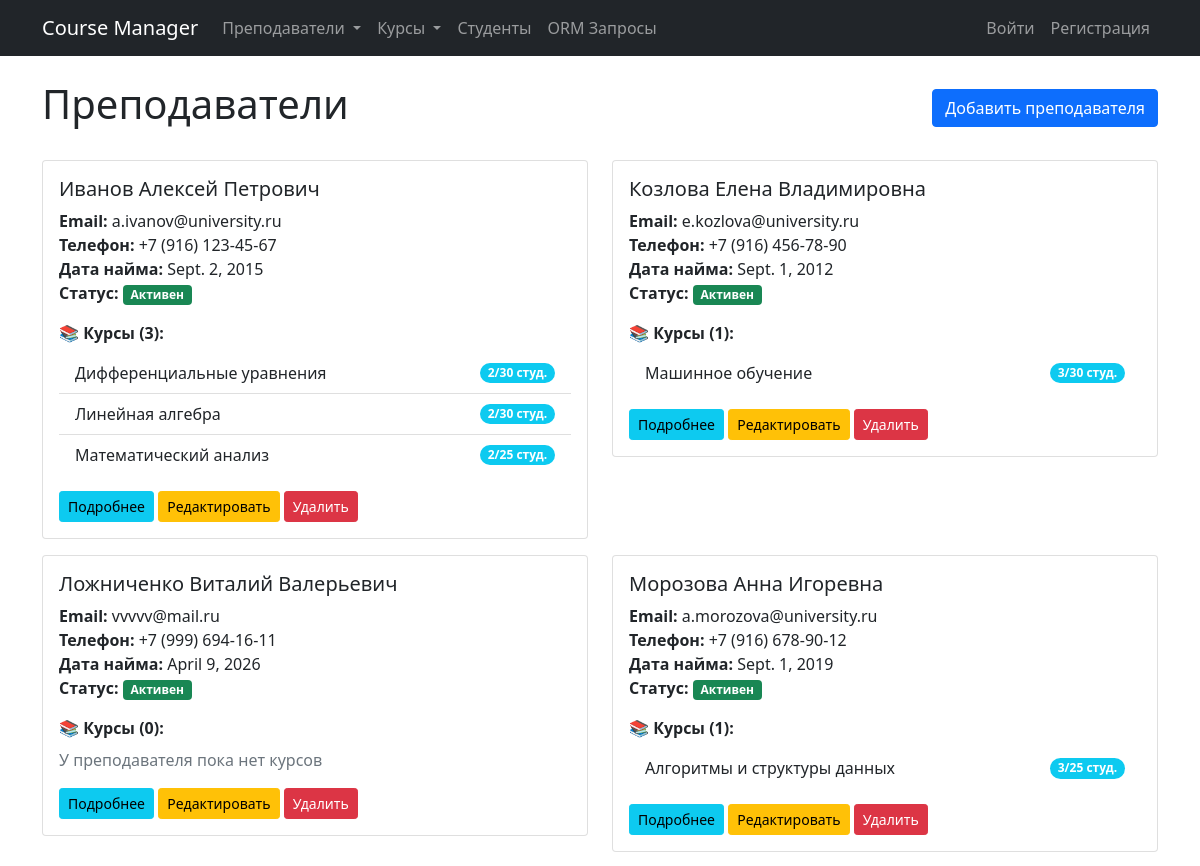
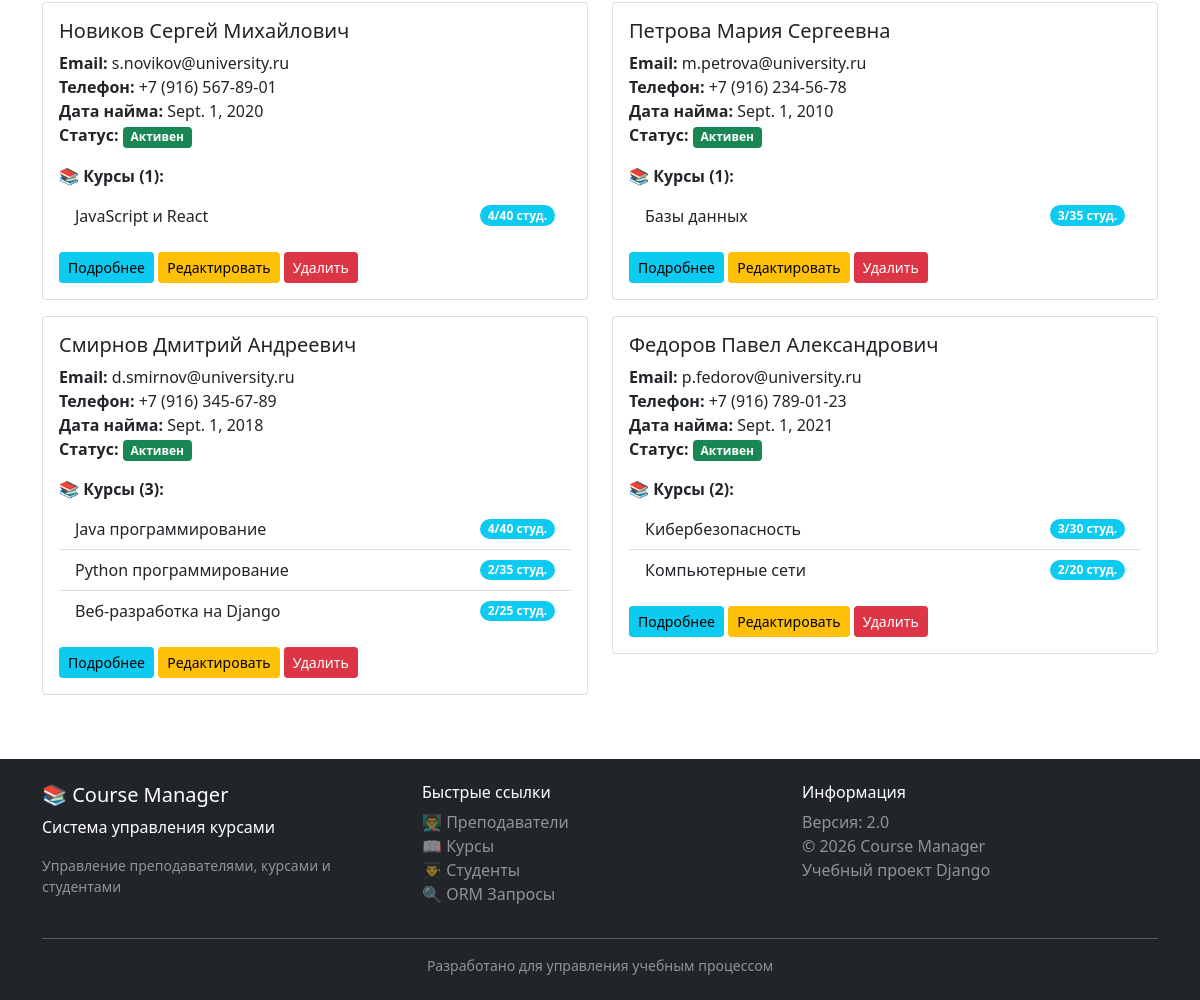
Before: /schedule/teachers/ with the older database file (2 pictures, top to bottom).
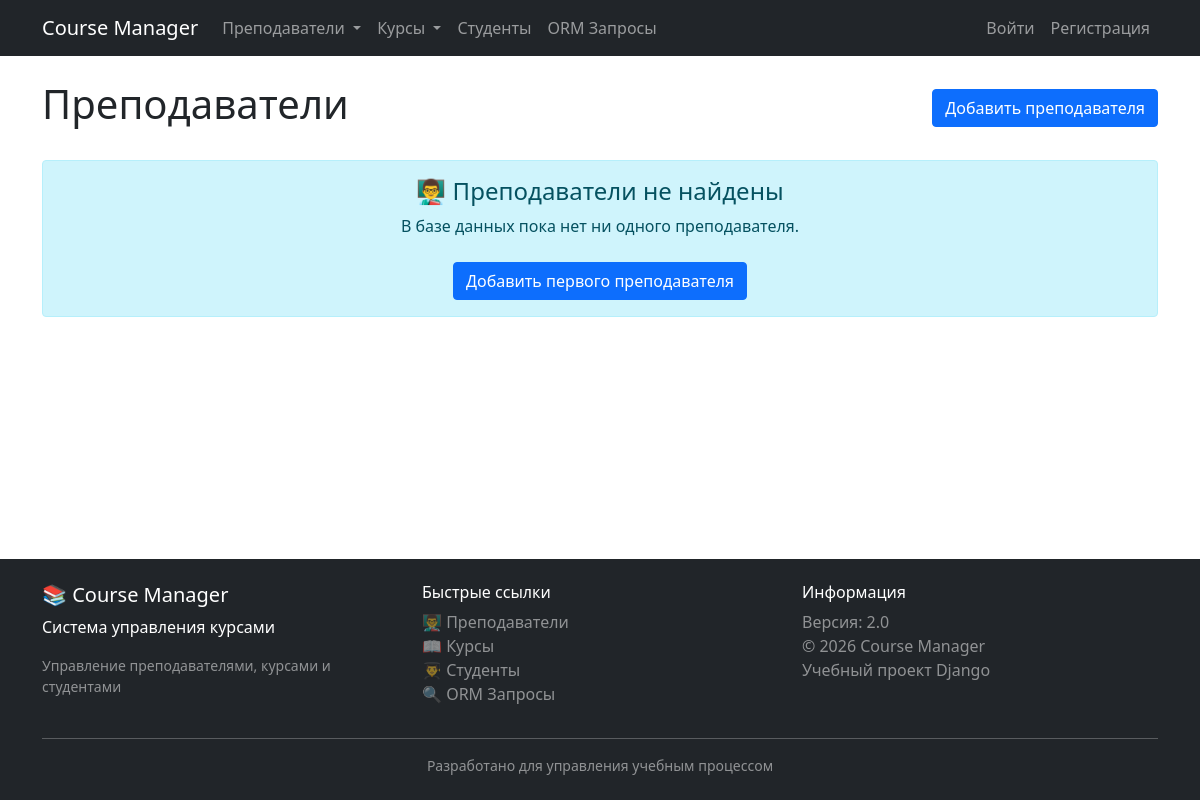
After: the same page with the newer database file.
### schedule/models.py (models this page shows, shortened)
class Teacher(models.Model):
    first_name = models.CharField(max_length=50, verbose_name="Имя", db_index=True)
    last_name = models.CharField(max_length=50, verbose_name="Фамилия", db_index=True)
    patronymic = models.CharField(max_length=50, blank=True, null=True, verbose_name="Отчество")
    position = models.CharField(
        max_length=100,
        verbose_name="Должность",
        default="Преподаватель",
        choices=[
            ('assistant', 'Ассистент'),
            ('teacher', 'Преподаватель'),
            ('senior_teacher', 'Старший преподаватель'),
            ('docent', 'Доцент'),
            ('professor', 'Профессор'),
        ]
    )
    employee_id = models.CharField(
        max_length=20,
        unique=True,
        null=True, blank=True,
        verbose_name="Табельный номер",
        validators=[RegexValidator(r'^EMP-\d{6}$', 'Формат: EMP-123456')]
    )
    salary = models.DecimalField(
        max_digits=10,
        decimal_places=2,
        null=True, blank=True,
        verbose_name="Зарплата",
        validators=[MinValueValidator(30000), MaxValueValidator(500000)]
    )
    work_experience_years = models.PositiveIntegerField(
        null=True, blank=True,
        verbose_name="Общий стаж работы (лет)",
        validators=[MinValueValidator(0), MaxValueValidator(60)]
    )
    rating = models.DecimalField(
        max_digits=3,
        decimal_places=2,
        verbose_name="Рейтинг преподавателя",
        default=5.00,
        validators=[MinValueValidator(0.00), MaxValueValidator(5.00)]
    )
    email = models.EmailField(unique=True, verbose_name="Email")
    phone = models.CharField(max_length=20, blank=True, null=True, verbose_name="Телефон")
    hire_date = models.DateField(verbose_name="Дата найма")
    is_active = models.BooleanField(default=True, verbose_name="Активен")
    created_at = models.DateTimeField(auto_now_add=True, verbose_name="Дата создания")
    updated_at = models.DateTimeField(auto_now=True, verbose_name="Дата обновления")
    class Meta:
        verbose_name = "Преподаватель"
        verbose_name_plural = "Преподаватели"
        ordering = ['last_name', 'first_name']

class Course(models.Model):
    LEVEL_CHOICES = [
        ('beginner', 'Начальный'),
        ('intermediate', 'Средний'),
        ('advanced', 'Продвинутый'),
    ]
    title = models.CharField(max_length=200, unique=True, verbose_name="Название курса", db_index=True)
    description = models.TextField(verbose_name="Описание")
    teacher = models.ForeignKey(Teacher, on_delete=models.SET_NULL, null=True, blank=True, related_name='courses')
    level = models.CharField(max_length=20, choices=LEVEL_CHOICES, default='beginner')
    credits = models.PositiveIntegerField(default=3, verbose_name="Кредиты")
    max_students = models.PositiveIntegerField(default=30, verbose_name="Максимум студентов")
    start_date = models.DateField(verbose_name="Дата начала")
    end_date = models.DateField(verbose_name="Дата окончания")
    is_active = models.BooleanField(default=True, verbose_name="Активен")
    created_at = models.DateTimeField(auto_now_add=True)
    price = models.DecimalField(
        max_digits=10,
        decimal_places=2,
        verbose_name="Стоимость курса (руб)",
        default=0,
        validators=[MinValueValidator(0)]
    )
    duration_weeks = models.PositiveIntegerField(
        verbose_name="Длительность курса (недели)",
        default=16,
        validators=[MinValueValidator(1), MaxValueValidator(52)]
    )
    prerequisites = models.TextField(
        blank=True,
        verbose_name="Требования к слушателям",
        help_text="Что должен знать студент перед началом курса"
    )
    certificate_available = models.BooleanField(
        default=True,
        verbose_name="Выдается сертификат"
    )
    class Meta:
        verbose_name = "Курс"
        verbose_name_plural = "Курсы"
        ordering = ['title']

### schedule/views.py (the view)
# urls.py: path('teachers/', views.TeacherListView.as_view(), name='teacher_list'),
class TeacherListView(ListView):
    model = Teacher
    template_name = 'schedule/teacher_list.html'
    context_object_name = 'teachers'
    paginate_by = 10

### schedule/templates/schedule/teacher_list.html (shortened to what this page needs)
{% extends 'schedule/base.html' %}
{% block content %}
<section class="teachers-section">
    <div class="d-flex justify-content-between align-items-center mb-4">
        <h1>Преподаватели</h1>
        <a href="{% url 'schedule:teacher_create' %}" class="btn btn-primary">Добавить преподавателя</a>
    </div>
    {% if teachers %}
        <div class="row">
            {% for teacher in teachers %}
            <div class="col-md-6 mb-3">
                <article class="teacher-card">
                    <div class="card h-100">
                        <div class="card-body">
                            <h5 class="card-title">
                                {{ teacher.last_name }} {{ teacher.first_name }}
                                {% if teacher.patronymic %}{{ teacher.patronymic }}{% endif %}
                            </h5>
                            <p class="card-text">
                                <strong>Email:</strong> {{ teacher.email }}<br>
                                <strong>Телефон:</strong> {{ teacher.phone|default:"Не указан" }}<br>
                                <strong>Дата найма:</strong> {{ teacher.hire_date }}<br>
                                <strong>Статус:</strong>
                                {% if teacher.is_active %}
                                    <span class="badge bg-success">Активен</span>
                                {% else %}
                                    <span class="badge bg-danger">Неактивен</span>
                                {% endif %}
                            </p>
                            <div class="mt-3">
                                <strong>📚 Курсы ({{ teacher.courses.count }}):</strong>
                                {% if teacher.courses.all %}
                                    <ul class="list-group list-group-flush mt-2">
                                        {% for course in teacher.courses.all %}
                                        <li class="list-group-item d-flex justify-content-between align-items-center">
                                            <span>{{ course.title }}</span>
                                            <span class="badge bg-info rounded-pill">{{ course.students.count }}/{{ course.max_students }} студ.</span>
                                        </li>
                                        {% endfor %}
                                    </ul>
                                {% else %}
                                    <p class="text-muted mt-2">У преподавателя пока нет курсов</p>
                                {% endif %}
                            </div>
                            <div class="mt-3">
                                <a href="{% url 'schedule:teacher_detail' teacher.pk %}" class="btn btn-info btn-sm">Подробнее</a>
                                <a href="{% url 'schedule:teacher_update' teacher.pk %}" class="btn btn-warning btn-sm">Редактировать</a>
                                <a href="{% url 'schedule:teacher_delete' teacher.pk %}" class="btn btn-danger btn-sm">Удалить</a>
                            </div>
                        </div>
                    </div>
                </article>
            </div>
            {% endfor %}
        </div>
    {% else %}
        <article class="alert alert-info text-center">
            <h4>👨‍🏫 Преподаватели не найдены</h4>
            <p>В базе данных пока нет ни одного преподавателя.</p>
            <a href="{% url 'schedule:teacher_create' %}" class="btn btn-primary mt-2">
                Добавить первого преподавателя
            </a>
        </article>
    {% endif %}
</section>
{% endblock %}

Changed rows visible on the page:
removed Teacher: last_name "Иванов", first_name "Алексей", patronymic "Петрович", email "a.ivanov@university.ru", phone "+7 (916) 123-45-67", hire_date "Sept. 2, 2015", is_active "Активен", courses.count "3"
removed Course: title "Дифференциальные уравнения", students.count "2", max_students "30", shown under "Иванов"
removed Course: title "Линейная алгебра", students.count "2", max_students "30", shown under "Иванов"
removed Course: title "Математический анализ", students.count "2", max_students "25", shown under "Иванов"
removed Teacher: last_name "Козлова", first_name "Елена", patronymic "Владимировна", email "e.kozlova@university.ru", phone "+7 (916) 456-78-90", hire_date "Sept. 1, 2012", is_active "Активен", courses.count "1"
removed Course: title "Машинное обучение", students.count "3", max_students "30", shown under "Козлова"
removed Teacher: last_name "Ложниченко", first_name "Виталий", patronymic "Валерьевич", email "vvvvv@mail.ru", phone "+7 (999) 694-16-11", hire_date "April 9, 2026", is_active "Активен", courses.count "0", shows "У преподавателя пока нет курсов"
removed Teacher: last_name "Морозова", first_name "Анна", patronymic "Игоревна", email "a.morozova@university.ru", phone "+7 (916) 678-90-12", hire_date "Sept. 1, 2019", is_active "Активен", courses.count "1"
removed Course: title "Алгоритмы и структуры данных", students.count "3", max_students "25", shown under "Морозова"
removed Teacher: last_name "Новиков", first_name "Сергей", patronymic "Михайлович", email "s.novikov@university.ru", phone "+7 (916) 567-89-01", hire_date "Sept. 1, 2020", is_active "Активен", courses.count "1"
removed Course: title "JavaScript и React", students.count "4", max_students "40", shown under "Новиков"
removed Teacher: last_name "Петрова", first_name "Мария", patronymic "Сергеевна", email "m.petrova@university.ru", phone "+7 (916) 234-56-78", hire_date "Sept. 1, 2010", is_active "Активен", courses.count "1"
removed Course: title "Базы данных", students.count "3", max_students "35", shown under "Петрова"
removed Teacher: last_name "Смирнов", first_name "Дмитрий", patronymic "Андреевич", email "d.smirnov@university.ru", phone "+7 (916) 345-67-89", hire_date "Sept. 1, 2018", is_active "Активен", courses.count "3"
removed Course: title "Java программирование", students.count "4", max_students "40", shown under "Смирнов"
removed Course: title "Python программирование", students.count "2", max_students "35", shown under "Смирнов"
removed Course: title "Веб-разработка на Django", students.count "2", max_students "25", shown under "Смирнов"
removed Teacher: last_name "Федоров", first_name "Павел", patronymic "Александрович", email "p.fedorov@university.ru", phone "+7 (916) 789-01-23", hire_date "Sept. 1, 2021", is_active "Активен", courses.count "2"
removed Course: title "Кибербезопасность", students.count "3", max_students "30", shown under "Федоров"
removed Course: title "Компьютерные сети", students.count "2", max_students "20", shown under "Федоров"
Other visible differences:
text now shown: "👨‍🏫 Преподаватели не найдены В базе данных пока нет ни одного преподавателя. Добавить первого преподавателя"
